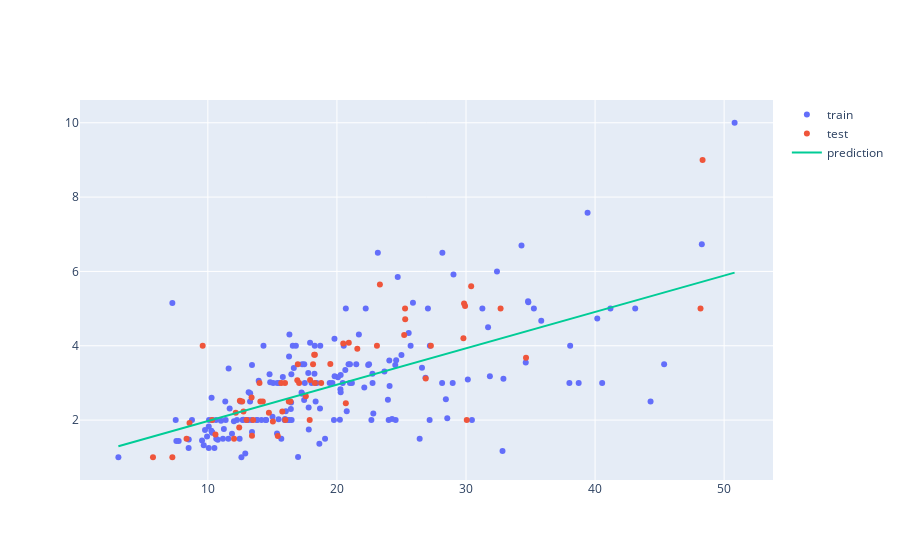

Notebook code cell kept with this figure:
### Code cell
#Generalización de modelos sobre datos invisibles:
import numpy as np
import plotly.express as px
import plotly.graph_objects as go
from sklearn.linear_model import LinearRegression
from sklearn.model_selection import train_test_split

df = px.data.tips()
X = df.total_bill[:, None]
X_train, X_test, y_train, y_test = train_test_split(X, df.tip, random_state=0)

model = LinearRegression()
model.fit(X_train, y_train)

x_range = np.linspace(X.min(), X.max(), 100)
y_range = model.predict(x_range.reshape(-1, 1))


fig = go.Figure([
    go.Scatter(x=X_train.squeeze(), y=y_train, name='train', mode='markers'),
    go.Scatter(x=X_test.squeeze(), y=y_test, name='test', mode='markers'),
    go.Scatter(x=x_range, y=y_range, name='prediction')
])
fig.show()
